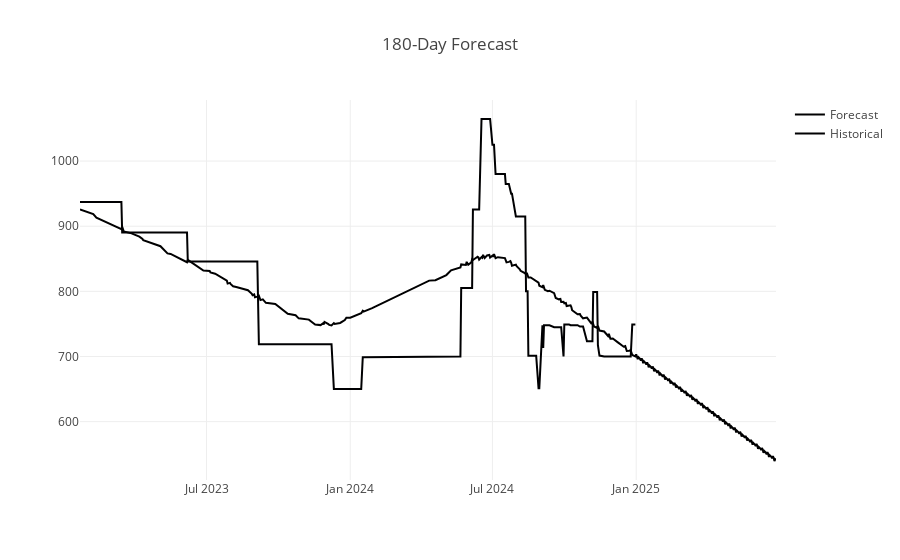

The code cell stored with this chart in its notebook:
### Code cell


### Figure 1 — Plotly figure (JSON) as saved in the notebook; plotly's stock layout.template omitted (floating-point values rounded to 4 significant figures; data arrays with more than 128 entries replaced by an {"elided": "..."} marker saying what was removed)
{"data": [{"name": "Forecast", "type": "scatter", "x": {"elided": "337 str values"}, "y": {"elided": "337 float values"}}, {"name": "Historical", "type": "scatter", "x": {"elided": "157 str values"}, "y": {"elided": "157 float values"}}], "layout": {"autosize": true, "title": {"text": "180-Day Forecast"}, "xaxis": {"autorange": true, "range": ["2023-01-20", "2025-06-29"], "type": "date"}, "yaxis": {"autorange": true, "range": [510.4, 1094.0], "type": "linear"}}}
